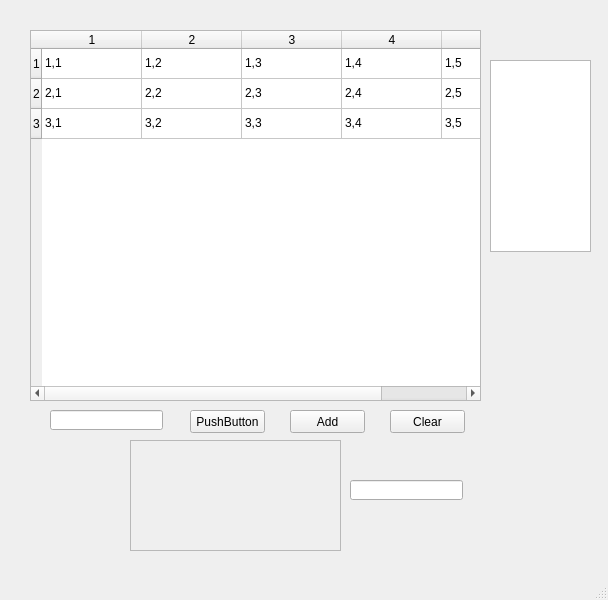
<?xml version="1.0" encoding="UTF-8"?>
<ui version="4.0">
 <class>MainWindow</class>
 <widget class="QMainWindow" name="MainWindow">
  <property name="geometry">
   <rect>
    <x>0</x>
    <y>0</y>
    <width>608</width>
    <height>600</height>
   </rect>
  </property>
  <property name="windowTitle">
   <string>MainWindow</string>
  </property>
  <widget class="QWidget" name="centralwidget">
   <widget class="QTableView" name="tableView">
    <property name="geometry">
     <rect>
      <x>490</x>
      <y>60</y>
      <width>101</width>
      <height>192</height>
     </rect>
    </property>
   </widget>
   <widget class="QTableWidget" name="tableWidget">
    <property name="geometry">
     <rect>
      <x>30</x>
      <y>30</y>
      <width>451</width>
      <height>371</height>
     </rect>
    </property>
    <property name="rowCount">
     <number>3</number>
    </property>
    <property name="columnCount">
     <number>5</number>
    </property>
    <row/>
    <row/>
    <row/>
    <column/>
    <column/>
    <column/>
    <column/>
    <column/>
    <item row="0" column="0">
     <property name="text">
      <string>1,1</string>
     </property>
    </item>
    <item row="0" column="1">
     <property name="text">
      <string>1,2</string>
     </property>
    </item>
    <item row="0" column="2">
     <property name="text">
      <string>1,3</string>
     </property>
    </item>
    <item row="0" column="3">
     <property name="text">
      <string>1,4</string>
     </property>
    </item>
    <item row="0" column="4">
     <property name="text">
      <string>1,5</string>
     </property>
    </item>
    <item row="1" column="0">
     <property name="text">
      <string>2,1</string>
     </property>
    </item>
    <item row="1" column="1">
     <property name="text">
      <string>2,2</string>
     </property>
    </item>
    <item row="1" column="2">
     <property name="text">
      <string>2,3</string>
     </property>
    </item>
    <item row="1" column="3">
     <property name="text">
      <string>2,4</string>
     </property>
    </item>
    <item row="1" column="4">
     <property name="text">
      <string>2,5</string>
     </property>
    </item>
    <item row="2" column="0">
     <property name="text">
      <string>3,1</string>
     </property>
    </item>
    <item row="2" column="1">
     <property name="text">
      <string>3,2</string>
     </property>
    </item>
    <item row="2" column="2">
     <property name="text">
      <string>3,3</string>
     </property>
    </item>
    <item row="2" column="3">
     <property name="text">
      <string>3,4</string>
     </property>
    </item>
    <item row="2" column="4">
     <property name="text">
      <string>3,5</string>
     </property>
    </item>
   </widget>
   <widget class="QLineEdit" name="lineEdit">
    <property name="geometry">
     <rect>
      <x>50</x>
      <y>410</y>
      <width>113</width>
      <height>20</height>
     </rect>
    </property>
   </widget>
   <widget class="QPushButton" name="pushButton">
    <property name="geometry">
     <rect>
      <x>190</x>
      <y>410</y>
      <width>75</width>
      <height>23</height>
     </rect>
    </property>
    <property name="text">
     <string>PushButton</string>
    </property>
   </widget>
   <widget class="QPushButton" name="pushButton_2">
    <property name="geometry">
     <rect>
      <x>290</x>
      <y>410</y>
      <width>75</width>
      <height>23</height>
     </rect>
    </property>
    <property name="text">
     <string>Add</string>
    </property>
   </widget>
   <widget class="QPushButton" name="pushButton_3">
    <property name="geometry">
     <rect>
      <x>390</x>
      <y>410</y>
      <width>75</width>
      <height>23</height>
     </rect>
    </property>
    <property name="text">
     <string>Clear</string>
    </property>
   </widget>
   <widget class="QScrollArea" name="scrollArea">
    <property name="geometry">
     <rect>
      <x>130</x>
      <y>440</y>
      <width>211</width>
      <height>111</height>
     </rect>
    </property>
    <property name="widgetResizable">
     <bool>true</bool>
    </property>
    <widget class="QWidget" name="scrollAreaWidgetContents">
     <property name="geometry">
      <rect>
       <x>0</x>
       <y>0</y>
       <width>209</width>
       <height>109</height>
      </rect>
     </property>
     <widget class="QWidget" name="gridLayoutWidget">
      <property name="geometry">
       <rect>
        <x>0</x>
        <y>0</y>
        <width>211</width>
        <height>111</height>
       </rect>
      </property>
      <layout class="QGridLayout" name="gridLayout"/>
     </widget>
    </widget>
   </widget>
   <widget class="QLineEdit" name="lineEdit_2">
    <property name="geometry">
     <rect>
      <x>350</x>
      <y>480</y>
      <width>113</width>
      <height>20</height>
     </rect>
    </property>
   </widget>
  </widget>
  <widget class="QMenuBar" name="menubar">
   <property name="geometry">
    <rect>
     <x>0</x>
     <y>0</y>
     <width>608</width>
     <height>24</height>
    </rect>
   </property>
  </widget>
  <widget class="QStatusBar" name="statusbar"/>
 </widget>
 <resources/>
 <connections/>
</ui>
